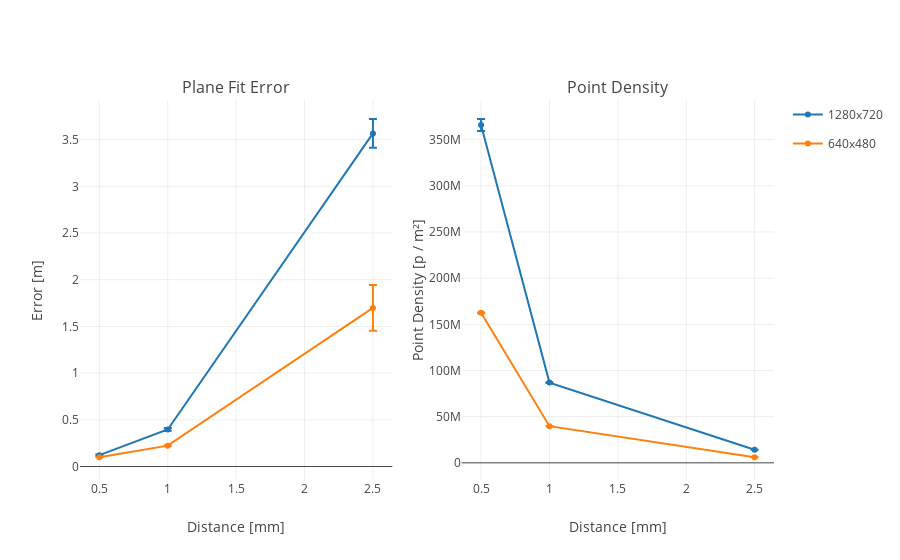

This figure's notebook cell:
### Code cell
%store -r pcDataNear01
plotPlaneData(pcDataNear01, 'Plan Fitting Near - Dataset 01')

### Figure 1 — Plotly figure (JSON) as saved in the notebook; plotly's stock layout.template omitted (floating-point values rounded to 4 significant figures)
{"data": [{"error_y": {"array": [0.00624, 0.0148, 0.1541], "color": "rgb(31, 119, 180)", "symmetric": true, "type": "data", "visible": true}, "legendgroup": "1280x720", "line": {"color": "rgb(31, 119, 180)"}, "name": "1280x720", "showlegend": true, "type": "scatter", "x": [0.5, 1, 2.5], "xaxis": "x1", "y": [0.1215, 0.3966, 3.567], "yaxis": "y1"}, {"error_y": {"array": [0.0008251, 0.004587, 0.2441], "color": "rgb(255, 127, 14)", "symmetric": true, "type": "data", "visible": true}, "legendgroup": "640x480", "line": {"color": "rgb(255, 127, 14)"}, "name": "640x480", "showlegend": true, "type": "scatter", "x": [0.5, 1, 2.5], "xaxis": "x1", "y": [0.09886, 0.2233, 1.698], "yaxis": "y1"}, {"error_y": {"array": [6432000.0, 291900.0, 96670.0], "color": "rgb(31, 119, 180)", "symmetric": true, "type": "data", "visible": true}, "legendgroup": "1280x720", "line": {"color": "rgb(31, 119, 180)"}, "name": "1280x720", "showlegend": false, "type": "scatter", "x": [0.5, 1, 2.5], "xaxis": "x2", "y": [365900000.0, 86870000.0, 14160000.0], "yaxis": "y2"}, {"error_y": {"array": [309600.0, 85130.0, 71450.0], "color": "rgb(255, 127, 14)", "symmetric": true, "type": "data", "visible": true}, "legendgroup": "640x480", "line": {"color": "rgb(255, 127, 14)"}, "name": "640x480", "showlegend": false, "type": "scatter", "x": [0.5, 1, 2.5], "xaxis": "x2", "y": [162400000.0, 39690000.0, 6051000.0], "yaxis": "y2"}], "layout": {"annotations": [{"font": {"size": 16}, "showarrow": false, "text": "Plane Fit Error", "x": 0.225, "xanchor": "center", "xref": "paper", "y": 1, "yanchor": "bottom", "yref": "paper"}, {"font": {"size": 16}, "showarrow": false, "text": "Point Density", "x": 0.775, "xanchor": "center", "xref": "paper", "y": 1, "yanchor": "bottom", "yref": "paper"}], "xaxis1": {"anchor": "y1", "domain": [0, 0.45], "title": "Distance [mm]"}, "xaxis2": {"anchor": "y2", "domain": [0.55, 1], "title": "Distance [mm]"}, "yaxis1": {"anchor": "x1", "domain": [0, 1], "title": "Error [m]"}, "yaxis2": {"anchor": "x2", "domain": [0, 1], "title": "Point Density [p / m²]"}}}
